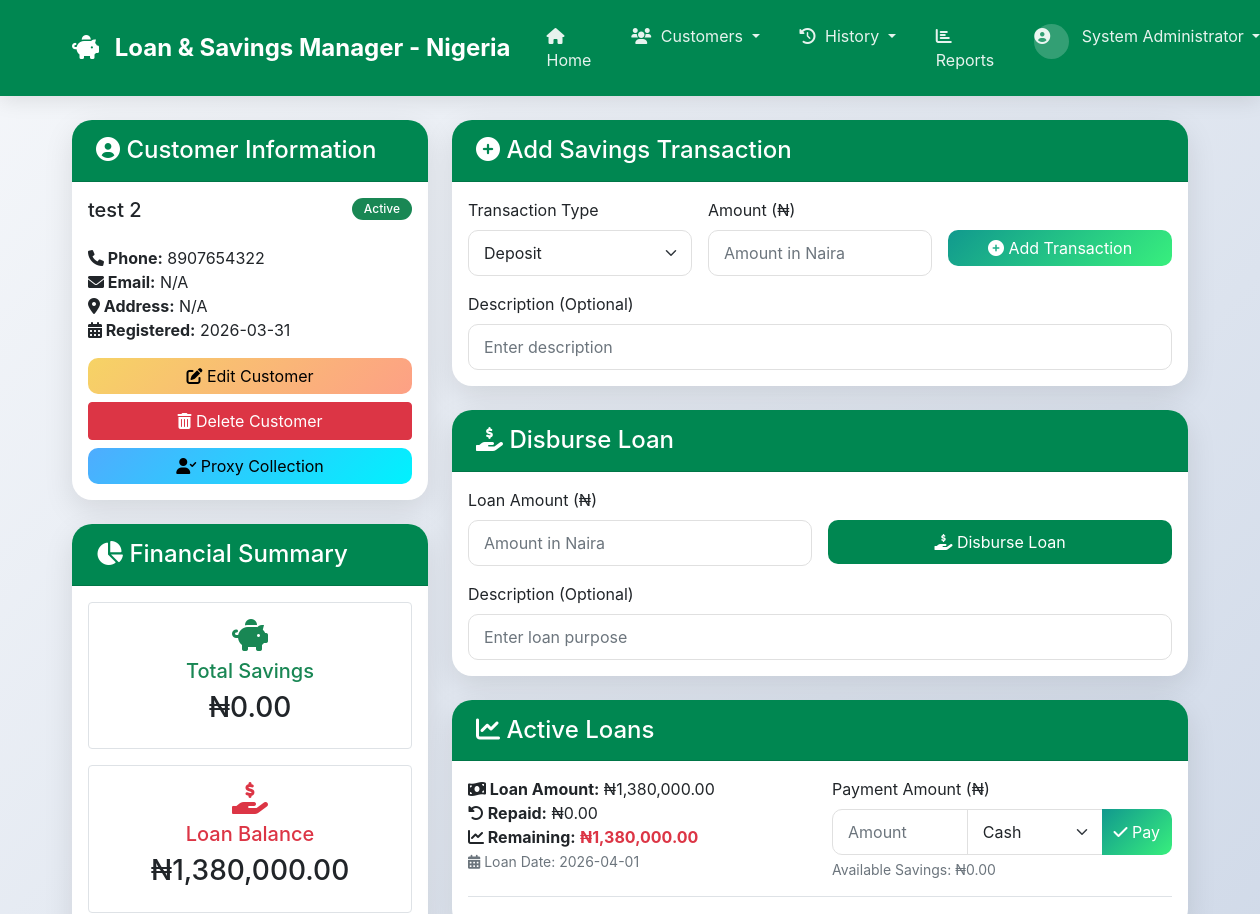
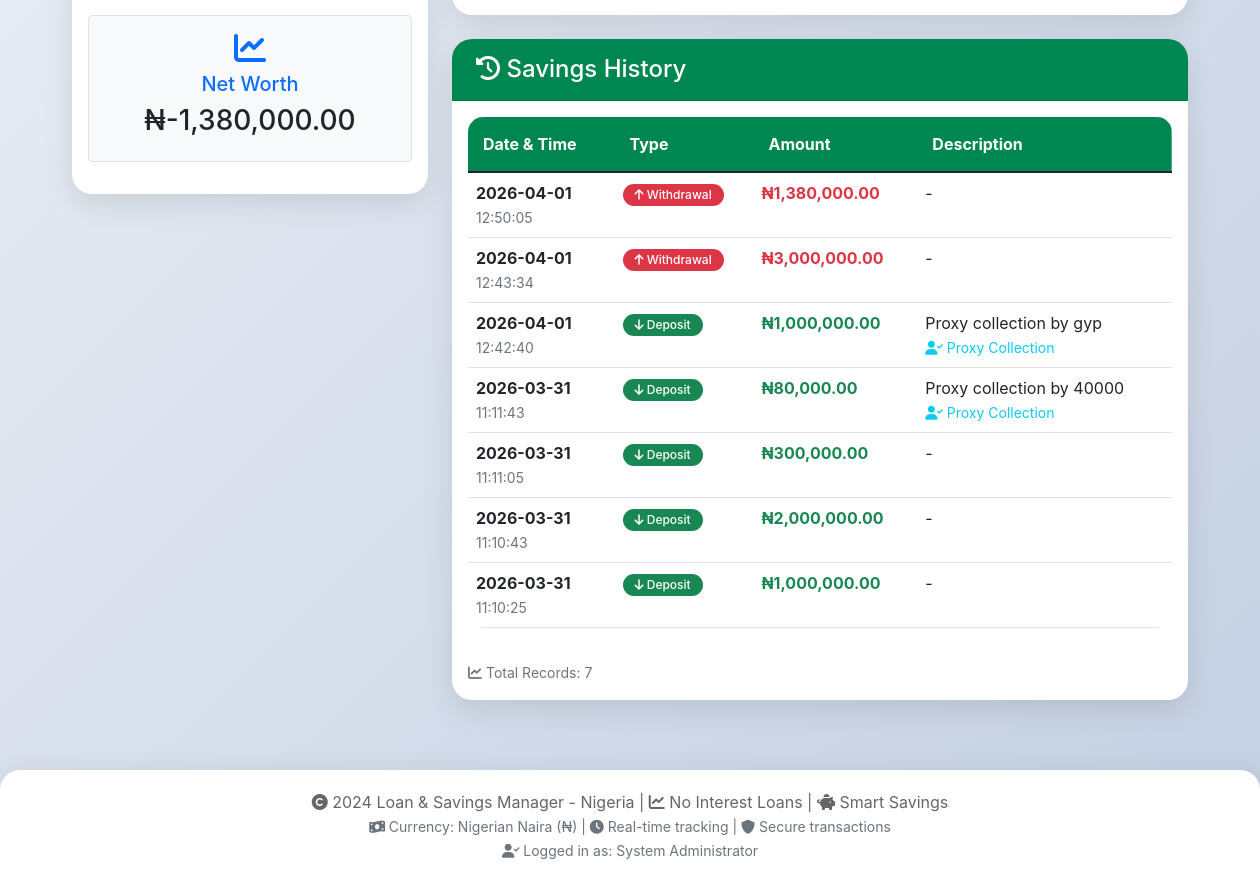
Screenshot of /customer/2 (signed in) with the database file from the repository (2 pictures, top to bottom).
### app.py (models this page shows)
class Customer(db.Model):
    id = db.Column(db.Integer, primary_key=True)
    name = db.Column(db.String(100), nullable=False)
    phone = db.Column(db.String(20), unique=True, nullable=False)
    email = db.Column(db.String(100))
    address = db.Column(db.String(200))
    registration_date = db.Column(db.DateTime, default=datetime.utcnow)
    is_active = db.Column(db.Boolean, default=True)
    savings = db.relationship('Saving', backref='customer', lazy=True, cascade='all, delete-orphan')
    loans = db.relationship('Loan', backref='customer', lazy=True, cascade='all, delete-orphan')
    proxy_collections = db.relationship('ProxyCollection', backref='customer', lazy=True)
    def total_savings(self):
        total = sum(s.amount for s in self.savings if s.transaction_type == 'deposit')
        total -= sum(s.amount for s in self.savings if s.transaction_type == 'withdrawal')
        return total
    def total_loan_balance(self):
        total_borrowed = sum(l.amount for l in self.loans if l.status == 'active')
        total_repaid = sum(l.amount_repaid for l in self.loans if l.status == 'active')
        return total_borrowed - total_repaid

class Saving(db.Model):
    id = db.Column(db.Integer, primary_key=True)
    customer_id = db.Column(db.Integer, db.ForeignKey('customer.id'), nullable=False)
    amount = db.Column(db.Float, nullable=False)
    transaction_type = db.Column(db.String(20), nullable=False)  # deposit or withdrawal
    description = db.Column(db.String(200))
    transaction_date = db.Column(db.DateTime, default=datetime.utcnow)

class Loan(db.Model):
    id = db.Column(db.Integer, primary_key=True)
    customer_id = db.Column(db.Integer, db.ForeignKey('customer.id'), nullable=False)
    amount = db.Column(db.Float, nullable=False)
    amount_repaid = db.Column(db.Float, default=0)
    status = db.Column(db.String(20), default='active')  # active, completed, defaulted
    loan_date = db.Column(db.DateTime, default=datetime.utcnow)
    repayment_due_date = db.Column(db.DateTime)
    description = db.Column(db.String(200))
    def remaining_balance(self):
        return self.amount - self.amount_repaid

### app.py (the view)
@app.route('/customer/<int:customer_id>')
@login_required
def view_customer(customer_id):
    customer = Customer.query.get_or_404(customer_id)
    savings_history = customer.savings
    loans = Loan.query.filter_by(customer_id=customer_id, status='active').all()
    completed_loans = Loan.query.filter_by(customer_id=customer_id, status='completed').all()
    return render_template('view_customer.html',
                         customer=customer,
                         savings_history=savings_history,
                         loans=loans,
                         completed_loans=completed_loans)

### templates/view_customer.html (shortened to what this page needs)
{% extends "base.html" %}
{% block content %}
<div class="row">
    <div class="col-md-4">
        <div class="card mb-4">
            <div class="card-header">
                <h4><i class="fas fa-user-circle"></i> Customer Information</h4>
            </div>
            <div class="card-body">
                <div class="d-flex justify-content-between align-items-start mb-3">
                    <h5>{{ customer.name }}</h5>
                    {% if customer.is_active %}
                        <span class="badge bg-success">Active</span>
                    {% else %}
                        <span class="badge bg-warning">Inactive / Deleted</span>
                    {% endif %}
                </div>
                <p>
                    <strong><i class="fas fa-phone"></i> Phone:</strong> {{ customer.phone }}<br>
                    <strong><i class="fas fa-envelope"></i> Email:</strong> {{ customer.email or 'N/A' }}<br>
                    <strong><i class="fas fa-map-marker-alt"></i> Address:</strong> {{ customer.address or 'N/A' }}<br>
                    <strong><i class="fas fa-calendar-alt"></i> Registered:</strong> {{ customer.registration_date.strftime('%Y-%m-%d') }}
                </p>
                <div class="d-grid gap-2">
                    <a href="{{ url_for('edit_customer', customer_id=customer.id) }}" class="btn btn-warning">
                        <i class="fas fa-edit"></i> Edit Customer
                    </a>
                    {% if customer.is_active %}
                        <button class="btn btn-danger" data-bs-toggle="modal" data-bs-target="#deleteModal">
                            <i class="fas fa-trash-alt"></i> Delete Customer
                        </button>
                    {% else %}
                        <button class="btn btn-success" data-bs-toggle="modal" data-bs-target="#restoreModal">
                            <i class="fas fa-undo-alt"></i> Restore Customer
                        </button>
                    {% endif %}
                    <button class="btn btn-info" data-bs-toggle="modal" data-bs-target="#proxyModal">
                        <i class="fas fa-user-check"></i> Proxy Collection
                    </button>
                </div>
            </div>
        </div>
        <div class="card mb-4">
            <div class="card-header">
                <h4><i class="fas fa-chart-pie"></i> Financial Summary</h4>
            </div>
            <div class="card-body">
                <div class="text-center mb-3">
                    <div class="row">
                        <div class="col-12 mb-3">
                            <div class="border rounded p-3">
                                <i class="fas fa-piggy-bank fa-2x text-success mb-2"></i>
                                <h5 class="text-success">Total Savings</h5>
                                <h3>{{ customer.total_savings()|format_currency }}</h3>
                            </div>
                        </div>
                        <div class="col-12 mb-3">
                            <div class="border rounded p-3">
                                <i class="fas fa-hand-holding-usd fa-2x text-danger mb-2"></i>
                                <h5 class="text-danger">Loan Balance</h5>
                                <h3>{{ customer.total_loan_balance()|format_currency }}</h3>
                            </div>
                        </div>
                        <div class="col-12">
                            <div class="border rounded p-3 bg-light">
                                <i class="fas fa-chart-line fa-2x text-primary mb-2"></i>
                                <h5 class="text-primary">Net Worth</h5>
                                <h3>{{ (customer.total_savings() - customer.total_loan_balance())|format_currency }}</h3>
                            </div>
                        </div>
                    </div>
                </div>
            </div>
        </div>
    </div>
    <div class="col-md-8">
        <div class="card mb-4">
            <div class="card-header">
                <h4><i class="fas fa-plus-circle"></i> Add Savings Transaction</h4>
            </div>
            <div class="card-body">
                <form method="POST" action="{{ url_for('add_saving', customer_id=customer.id) }}" class="row g-3">
                    <div class="col-md-4">
                        <label class="form-label">Transaction Type</label>
                        <select name="transaction_type" class="form-select" required>
                            <option value="deposit">Deposit</option>
                        </select>
                    </div>
                    <div class="col-md-4">
                        <label class="form-label">Amount (₦)</label>
                        <input type="number" name="amount" class="form-control" placeholder="Amount in Naira" step="0.01" required>
                    </div>
                    <div class="col-md-4">
                        <label class="form-label">&nbsp;</label>
                        <button type="submit" class="btn btn-success w-100">
                            <i class="fas fa-plus-circle"></i> Add Transaction
                        </button>
                    </div>
                    <div class="col-md-12">
                        <label class="form-label">Description (Optional)</label>
                        <input type="text" name="description" class="form-control" placeholder="Enter description">
                    </div>
                </form>
            </div>
        </div>
        <div class="card mb-4">
            <div class="card-header">
                <h4><i class="fas fa-hand-holding-usd"></i> Disburse Loan</h4>
            </div>
            <div class="card-body">
                <form method="POST" action="{{ url_for('add_loan', customer_id=customer.id) }}" class="row g-3">
                    <div class="col-md-6">
                        <label class="form-label">Loan Amount (₦)</label>
                        <input type="number" name="amount" class="form-control" placeholder="Amount in Naira" step="0.01" required>
                    </div>
                    <div class="col-md-6">
                        <label class="form-label">&nbsp;</label>
                        <button type="submit" class="btn btn-primary w-100">
                            <i class="fas fa-hand-holding-usd"></i> Disburse Loan
                        </button>
                    </div>
                    <div class="col-md-12">
                        <label class="form-label">Description (Optional)</label>
                        <input type="text" name="description" class="form-control" placeholder="Enter loan purpose">
                    </div>
                </form>
            </div>
        </div>
        {% if loans %}
        <div class="card mb-4">
            <div class="card-header">
                <h4><i class="fas fa-chart-line"></i> Active Loans</h4>
            </div>
            <div class="card-body">
                {% for loan in loans %}
                <div class="border-bottom mb-3 pb-3">
                    <div class="row">
                        <div class="col-md-6">
                            <strong><i class="fas fa-money-bill-wave"></i> Loan Amount:</strong> {{ loan.amount|format_currency }}<br>
                            <strong><i class="fas fa-undo-alt"></i> Repaid:</strong> {{ loan.amount_repaid|format_currency }}<br>
                            <strong><i class="fas fa-chart-line"></i> Remaining:</strong>
                            <span class="{% if loan.remaining_balance() > 0 %}text-danger{% else %}text-success{% endif %} fw-bold">
                                {{ loan.remaining_balance()|format_currency }}
                            </span><br>
                            <small class="text-muted"><i class="fas fa-calendar-alt"></i> Loan Date: {{ loan.loan_date.strftime('%Y-%m-%d') }}</small>
                        </div>
                        <div class="col-md-6">
                            <form method="POST" action="{{ url_for('repay_loan', customer_id=customer.id) }}">
                                <label class="form-label">Payment Amount (₦)</label>
                                <div class="input-group">
                                    <input type="number" name="amount" class="form-control" placeholder="Amount" step="0.01" required>
                                    <select name="payment_method" class="form-select" style="max-width: 150px;">
                                        <option value="cash">Cash</option>
                                    </select>
                                    <button type="submit" class="btn btn-success">
                                        <i class="fas fa-check"></i> Pay
                                    </button>
                                </div>
                                <small class="text-muted mt-1 d-block">
                                    Available Savings: {{ customer.total_savings()|format_currency }}
                                </small>
                            </form>
                        </div>
                    </div>
                </div>
                {% endfor %}
            </div>
        </div>
        {% endif %}
        <div class="card">
            <div class="card-header">
                <h4><i class="fas fa-history"></i> Savings History</h4>
            </div>
            <div class="card-body">
                <div class="table-responsive">
                    <table class="table">
                        <thead>
                            <tr>
                                <th>Date & Time</th>
                                <th>Type</th>
                                <th>Amount</th>
                                <th>Description</th>
                            </tr>
                        </thead>
                        <tbody>
                            {% for saving in savings_history|reverse %}
                            <tr>
                                <td>
                                    <strong>{{ saving.transaction_date.strftime('%Y-%m-%d') }}</strong><br>
                                    <small class="text-muted">{{ saving.transaction_date.strftime('%H:%M:%S') }}</small>
                                </td>
                                <td>
                                    {% if saving.transaction_type == 'deposit' %}
                                        <span class="badge bg-success">
                                            <i class="fas fa-arrow-down"></i> Deposit
                                        </span>
                                    {% else %}
                                        <span class="badge bg-danger">
                                            <i class="fas fa-arrow-up"></i> Withdrawal
                                        </span>
                                    {% endif %}
                                </td>
                                <td class="{% if saving.transaction_type == 'deposit' %}text-success{% else %}text-danger{% endif %} fw-bold">
                                    {{ saving.amount|format_currency }}
                                </td>
                                <td>
                                    {{ saving.description or '-' }}
                                    {% if 'Proxy collection' in saving.description %}
                                        <br><small class="text-info"><i class="fas fa-user-check"></i> Proxy Collection</small>
                                    {% endif %}
                                </td>
                            </tr>
                            {% endfor %}
                        </tbody>
                    </table>
                </div>
                {% if savings_history %}
                <div class="mt-3 text-muted">
                    <small><i class="fas fa-chart-line"></i> Total Records: {{ savings_history|length|format_number }}</small>
                </div>
                {% endif %}
            </div>
        </div>
    </div>
</div>
{% endblock %}

### rows the page displays
Customer: name "test 2", phone "8907654322", email "N/A", address "N/A", registration_date "2026-03-31"
Saving: total_savings "₦0.00", transaction_type+amount "₦-1,380,000.00", transaction_date "2026-03-31", transaction_date "11:10:25", shows "Deposit", amount "₦1,000,000.00", description "-"
Loan: total_loan_balance "₦1,380,000.00", amount "₦1,380,000.00", amount_repaid "₦0.00", remaining_balance "₦1,380,000.00", loan_date "2026-04-01"
Saving: transaction_date "2026-04-01", transaction_date "12:50:05", shows "Withdrawal", amount "₦1,380,000.00", description "-"
Saving: transaction_date "2026-04-01", transaction_date "12:43:34", shows "Withdrawal", amount "₦3,000,000.00", description "-"
Saving: transaction_date "2026-04-01", transaction_date "12:42:40", shows "Deposit", amount "₦1,000,000.00", description "Proxy collection by gyp", shows "Proxy Collection"
Saving: transaction_date "2026-03-31", transaction_date "11:11:43", shows "Deposit", amount "₦80,000.00", description "Proxy collection by 40000", shows "Proxy Collection"
Saving: transaction_date "2026-03-31", transaction_date "11:11:05", shows "Deposit", amount "₦300,000.00", description "-"
Saving: transaction_date "2026-03-31", transaction_date "11:10:43", shows "Deposit", amount "₦2,000,000.00", description "-"

### other values shown
{{ session.get('admin_name', session.get('admin_username', 'Admin')) }} "System Administrator"
{{ savings_history|length|format_number }} "7"
{{ session.get('admin_name', session.get('admin_username')) }} "System Administrator"
